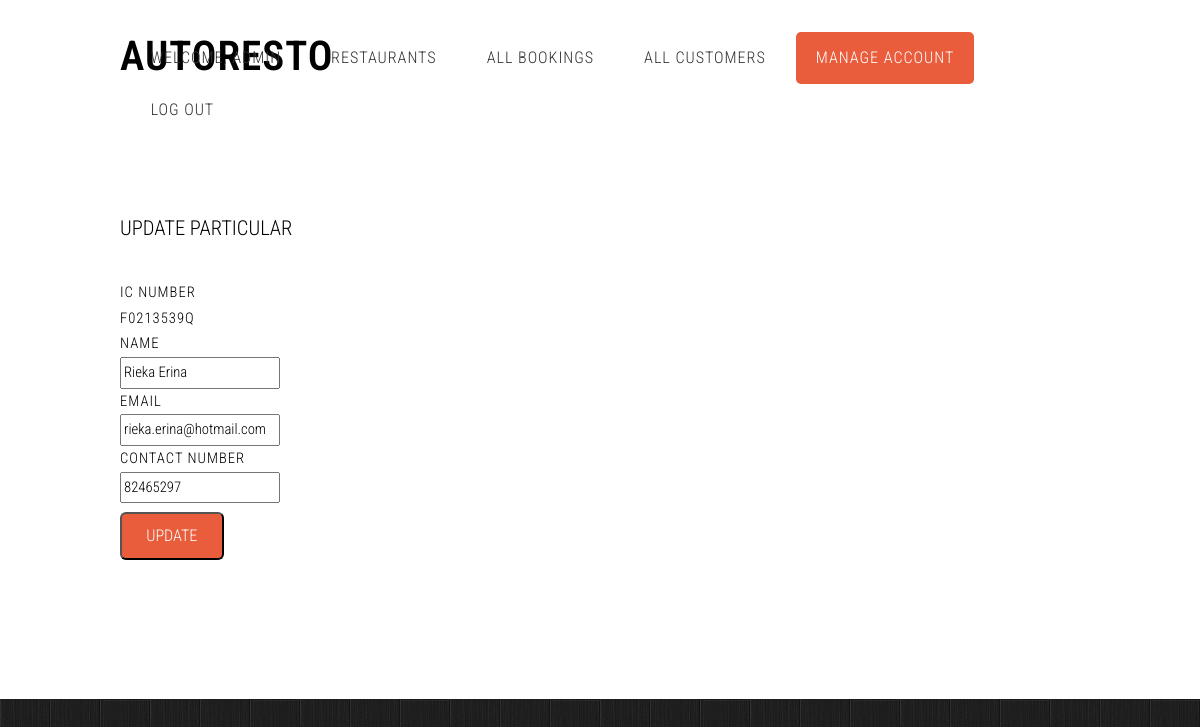
Screenshot of /manage_account.php?ic_no=F0213539Q (signed in) with the database file from the repository.
### tables this page shows
CREATE TABLE IF NOT EXISTS `customer` (
  `name` varchar(256) NOT NULL,
  `email` varchar(256) DEFAULT NULL,
  `ic_no` char(20) NOT NULL,
  `contact_no` char(10) DEFAULT NULL,
  `active` tinyint(1) NOT NULL DEFAULT '1',
  `password` varchar(256) DEFAULT NULL,
  `isAdmin` tinyint(1) NOT NULL DEFAULT '0',
  PRIMARY KEY (`ic_no`)
);

### constant.php (called while the page is built, shortened)
<?php
    $db_location = "localhost";
    $db_name = "autoresto";
    $db_username = "root";
    $db_password = "";
    $customer_name = "name";
    $customer_email = "email";
    $customer_ic_no = "ic_no";
    $customer_contact_no = "contact_no";
    $customer_is_admin = "isAdmin";
?>

### customer.php (called while the page is built, shortened)
<?php
	Class Customer
	{
            private static $dbOperation;
            public function Customer()
            {
                self::$dbOperation = new DBOperation("customer");
            }
            public static function isAdmin($ic_no){
                global $customer_ic_no;
                global $empty_string;
                global $customer_is_admin;
                $arrQuery[$customer_ic_no] = $ic_no;
                $rows = self::$dbOperation->get($arrQuery,$empty_string);
                $totalRows = count($rows);
                if ($totalRows == 1){
                    $cust = $rows[0];
                    if($cust[$customer_is_admin] == true){
                        return true;
                    }
                }
                return false;
            }
            public static function getCustomerName($ic_number) {
                global $customer_name;
                global $customer_ic_no;
                $cond = array();
                $cond[$customer_ic_no] = $ic_number;
                $result = self::$dbOperation->get($cond);
                $row = $result[0];
                return $row[$customer_name];
            }
            public static function getCustomerDetails($ic_number) {
                global $customer_ic_no;
                $cond = array();
                $cond[$customer_ic_no] = $ic_number;
                $result = self::$dbOperation->get($cond);
                $successful = count($result);
                if($successful == 1 ){
                    return $result[0];
                }
                $blank_array = array();
                return $blank_array;
            }
	};
?>

### dboperation.php (called while the page is built, shortened)
<?php
	Class DBOperation
	{
		private $tableName;
		private static $dbHandler;
		public function DBOperation($tableName)
		{
			$this->tableName = $tableName;
			self::$dbHandler = new DBHandler();
		}
                private function commandiseCondition($condition)
                {
                    $conditionCommand = "";
                    foreach ($condition as $key => $value)
                    {
                        $conditionCommand = $conditionCommand.$key." = \"".$value."\"";
                    }
                    return $conditionCommand;
                }
                public function get($conditions,$sortBy = "")
		{
                    $conditionCommand = $this->commandiseCondition($conditions);
                    $query = "SELECT * FROM ".$this->tableName;
                    if ($conditionCommand != "")
                    {
                        $query = $query." WHERE ".$conditionCommand;
                    }
                    return self::$dbHandler->getQuery($query);
		}
	};
?>

### dbhandler.php (called while the page is built, shortened)
<?php
    Class DBHandler
    {
        private $con;
        public function DBHandler()
	{
            global $db_location;
            global $db_name;
            global $db_password;
            global $db_username;
            $this->con = mysqli_connect($db_location,$db_username,$db_password,$db_name);
	}
	public function getQuery($query)
	{
            $result = mysqli_query($this->con,$query);
            $data = array();
            $i = 0;
            while ($data[$i++] = mysqli_fetch_array($result));
            unset($data[count($data)-1]);
            return $data;
	}
    };
?>

### eventhandler.php (called while the page is built, shortened)
<?php
    Class EventHandler
    {
        public function getCustomerName($ic_number)
        {
            return Customer::getCustomerName($ic_number);
        }
        public function getCustomerDetails($ic_number)
        {
            return Customer::getCustomerDetails($ic_number);
        }
        public function isAdmin($ic_no)
        {
            return Customer::isAdmin($ic_no);
        }
    };
?>

### manage_account.php (the view, shortened to what this page needs)
<html>
<head>
    <?php
    include "htmlHeader.php";
    ?>
</head>
<body class="homepage">
    <?php
        include "headerPage.php";
    ?>
    <?php
        global $eventHandler;
        if (isset($_GET['ic_no'])){
            $ic_number = $_GET["ic_no"];
        } else {
            $ic_number = $_SESSION["ic_number"];
        }
        $customer_details = $eventHandler->getCustomerDetails($ic_number);
        global $customer_name;
        global $customer_email;
        global $customer_contact_no;
        $name = $customer_details[$customer_name];
        $email = $customer_details[$customer_email];
        $contact_no = $customer_details[$customer_contact_no];
                    ?><script>
        <div id="page">
            <div class="container">
                <div class="row">
                    <div class="15u">
                        <section>
                            <header>
                                <span class="byline">Update Particular</span>
                            </header>
                            <div id="bookingoptions" class="container">
                                <form method="post" action="">
                                    <h3>IC Number</h3>
                                    <h3><?php echo $ic_number;?></h3>
                                    <h3>Name</h3>
                                    <h3><input type="text" id="name" name="name" size="20" value="<?php echo $name;?>"/></h3>
                                    <h3>Email</h3>
                                    <h3><input type="text" id="email" name="email" size="20" value="<?php echo $email;?>"/></h3>
                                    <h3>Contact Number</h3>
                                    <h3><input type="text" id="contact_no" name="contact_no" size="20" value="<?php echo $contact_no;?>"/></h3>
                                    <input type="submit" name="save" id="save" class="button" value="Update"/>
                                </form>
                            </div>
                            <br>
                            <br>
                        </section>
                    </div>
                </div>
            </div>
    </div>
</body>
</html>

### headerPage.php
<div id="header">
        <div class="container">
            <div id="logo">
                <h1><a href="./">AutoResto</a></h1>
            </div>
            <nav id="nav">
                <ul>
                    <li class="name"><a>Welcome,
                    <?php
                        echo $eventHandler->getCustomerName($ic_number);
                    ?>
                        </a></li>
                    <li class="index"><a href="./">Restaurants</a></li>
                    <?php
                        if ($isAdmin) {
                            echo "<li class=\"booking_list\"><a href=\"booking_list_admin.php\">All Bookings</a></li>";
                            echo "<li class=\"all_customers\"><a href=\"customer_list_admin.php\">All Customers</a></li>";
                        }
                        else {
                            echo "<li class=\"booking_list\"><a href=\"booking_list.php\">My Bookings</a></li>";
                        }
                    ?>
                    <li class="manage_account"><a href="manage_account.php">Manage Account</a></li>
                    <li class="logout"><a href="login.php">Log Out</a></li>
                </ul>
            </nav>
        </div>
</div>

### css/style.css (style rules this page uses)
body { background: #202020 url(images/img01.jpg) repeat; }
body,input,textarea,select { font-family: 'Roboto Condensed', sans-serif; font-weight: 300; font-size: 11pt; line-height: 1.75em; }
h1,h2,h3,h4,h5,h6 { letter-spacing: 1px; text-transform: uppercase; font-weight: 300; }
h1 a, h2 a, h3 a, h4 a, h5 a, h6 a { color: inherit; text-decoration: none; }
a { color: #ff0000; }
p, ul, ol, dl, table { margin-bottom: 1em; }
header { margin-bottom: 2em; line-height: 1.7em; }
header .byline { display: block; margin: 0.5em 0 0 0; padding: 0 0 0.5em 0; text-transform: uppercase; font-size: 1.4em; }
section, article { margin-bottom: 3em; }
section:last-child, article:last-child { margin-bottom: 0; }
.button { position: relative; display: inline-block; margin-top: 0.5em; padding: 0.50em 1.5em; background: #e95d3c; border-radius: 6px; text-decoration: none; text-transform: uppercase; font-size: 1.1em; color: #FFF; -moz-transition: color 0.35s ease-in-out, background-color 0.35s ease-in-out; -webkit-transition: color 0.35s ease-in-out, background-color 0.35s ease-in-out; -o-transition: color 0.35s ease-in-out, background-color 0.35s ease-in-out; -ms-transition: color 0.35s ease-in-out, background-color 0.35s ease-in-out; transition: color 0.35s ease-in-out, background-color 0.35s ease-in-out; cursor: pointer; }
#header { position: relative; background: #FFF; }
#header .container { position: relative; padding: 4em 0em; }
#logo { position: absolute; left: 0em; top: 3em; }
#logo a { display: block; text-decoration: none; font-size: 2.8em; font-weight: 600; }
#nav { position: absolute; right: 0em; top: 2.2em; }
#nav > ul > li { float: left; }
#nav > ul > li:last-child { padding-right: 0; }
#nav > ul > li > a, #nav > ul > li > span { display: block; margin-left: 0.7em; padding: 0.80em 1.2em; letter-spacing: 0.06em; text-decoration: none; text-transform: uppercase; font-size: 1.1em; outline: 0; color: #333; }
#nav li.active a { background: #e95d3c; border-radius: 5px; color: #FFF; }
#page { position: relative; background: #fff; }

### css/style-desktop.css (style rules this page uses)
body,input,textarea,select { font-size: 11pt; }
#page { padding: 2em 0em 6em 0em; }
.homepage #page { padding: 6em 0em; }

### rows the page displays
customer: name "ADMIN"
customer: name "Rieka Erina", email "rieka.erina@hotmail.com", contact_no "82465297"

### other values shown
$ic_number "F0213539Q"
